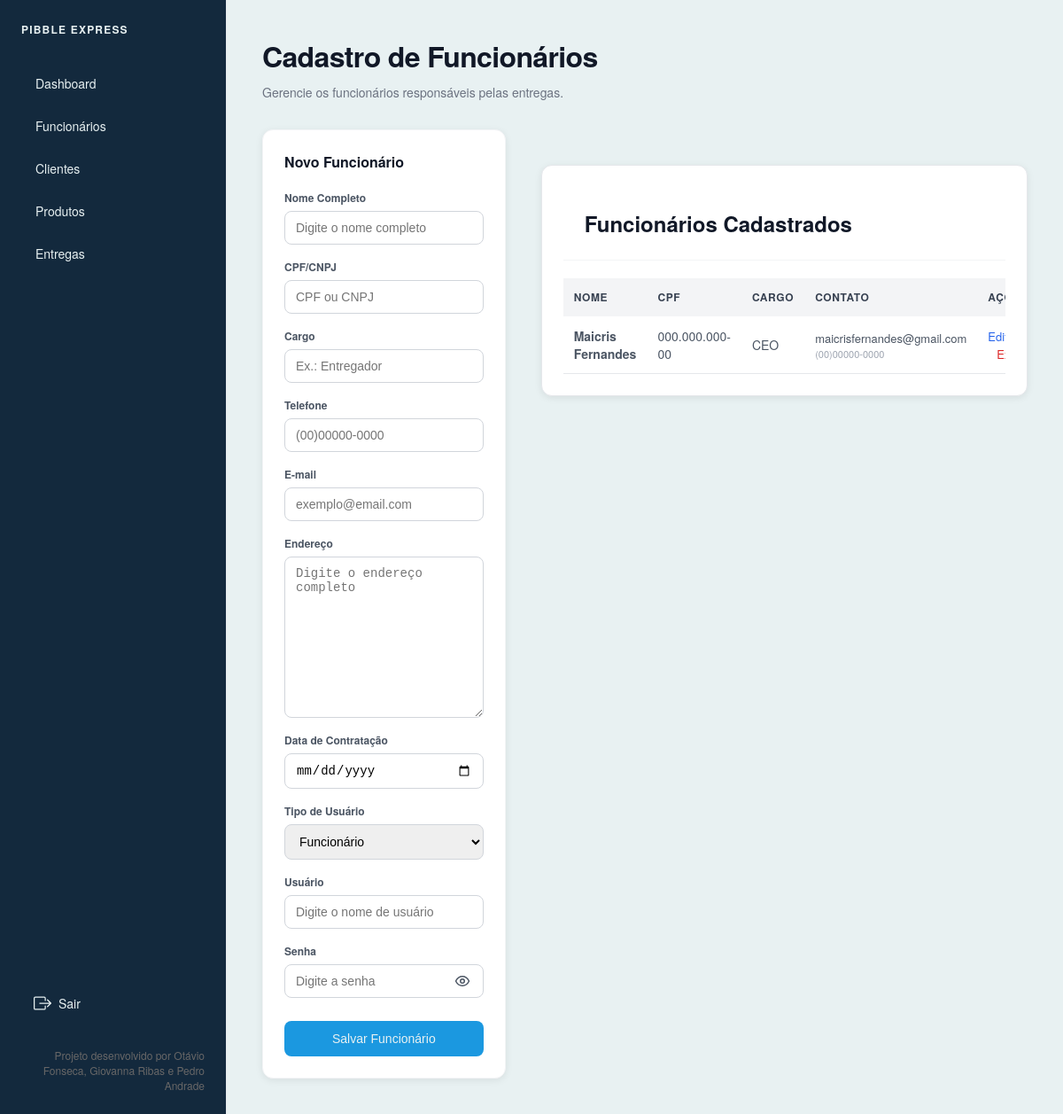
The page /funcionarios/ (signed in) on the database its author committed.
### funcionarios/models.py (models this page shows, shortened)
class Funcionario(models.Model):
    TIPOS_USUARIO = (
        ('ADM', 'Administrador'),
        ('FUNC', 'Funcionário'),
    )
    nome_completo = models.CharField(max_length=255, verbose_name="Nome Completo")
    cpf = models.CharField(max_length=14, unique=True, verbose_name="CPF/CNPJ")
    cargo = models.CharField(max_length=100, verbose_name="Cargo")
    telefone = models.CharField(max_length=20, verbose_name="Telefone")
    email = models.EmailField(unique=True, verbose_name="E-mail")
    endereco = models.TextField(verbose_name="Endereço")
    data_contratacao = models.DateField(verbose_name="Data de Contratação")
    usuario = models.OneToOneField(
        User,
        on_delete=models.CASCADE,
        related_name='funcionario'
    )
    tipo_usuario = models.CharField(
        max_length=10,
        choices=TIPOS_USUARIO,
        default='FUNC',
        verbose_name='Tipo de Usuário'
    )

### core/views.py (the view)
# urls.py: path("funcionarios/", views.funcionarios, name="funcionarios"),
@login_required
def funcionarios(request):
    form = FuncionarioForm(dados_formulario(request))
    if request.method == "POST" and form.is_valid() and salvar_formulario_com_feedback(form):
        return redirect("funcionarios")
    context = {
        "form": form,
        "funcionarios": Funcionario.objects.all().order_by("nome_completo"),
    }
    return render(request, "funcionarios.html", context)

### core/views.py (called while the page is built)
def dados_formulario(request):
    return request.POST if request.method == "POST" else None

### templates/funcionarios.html (shortened to what this page needs)
{% extends 'base.html' %}
{% block content %}
<header>
    <h1 class="header-title">Cadastro de Funcionários</h1>
    <p class="header-subtitle">
        Gerencie os funcionários responsáveis pelas entregas.
    </p>
</header>
<div class="mudar-layout-grid">
    <div class="card">
        <h2 class="form-title">
            {% if editando %}Editar Funcionário{% else %}Novo Funcionário{% endif %}
        </h2>
        <form method="POST" class="form-container">
            {% for field in form %}
            <div class="form-group">
                <label class="form-label">{{ field.label }}</label>
                {% if field.name == "password" %}
                <div class="password-field">
                    {{ field }}
                    <button
                        type="button"
                        class="password-toggle"
                        aria-label="Mostrar senha"
                        title="Mostrar senha"
                        data-password-toggle
                    >
                        <svg viewBox="0 0 24 24" aria-hidden="true">
                            <path d="M2 12s3.5-7 10-7 10 7 10 7-3.5 7-10 7S2 12 2 12Z"></path>
                            <circle cx="12" cy="12" r="3"></circle>
                        </svg>
                    </button>
                </div>
                {% else %}
                    {{ field }}
                {% endif %}
            </div>
            {% endfor %}
            <button type="submit" class="btn-submit">
                {% if editando %}Atualizar Funcionário{% else %}Salvar Funcionário{% endif %}
            </button>
        </form>
    </div>
    <section class="report-section">
        <div class="report-header">
            <h2>Funcionários Cadastrados</h2>
        </div>
        <div class="table-container">
            <table class="data-table">
                <thead>
                    <tr>
                        <th>Nome</th>
                        <th>CPF</th>
                        <th>Cargo</th>
                        <th>Contato</th>
                        <th>Ações</th>
                    </tr>
                </thead>
                <tbody>
                    {% for funcionario in funcionarios %}
                    <tr>
                        <td class="client-name">{{ funcionario.nome_completo }}</td>
                        <td>{{ funcionario.cpf }}</td>
                        <td>{{ funcionario.cargo }}</td>
                        <td>
                            <div class="contact-email">{{ funcionario.email }}</div>
                            <div class="contact-phone">{{ funcionario.telefone }}</div>
                        </td>
                        <td>
                            <a href="{% url 'editar_funcionario' funcionario.pk %}" class="edit-link">Editar</a>
                            <a
                                href="{% url 'deletar_funcionario' funcionario.pk %}"
                                class="delete-link"
                                onclick="return confirm('Deseja excluir este funcionário?')"
                            >
                                Excluir
                            </a>
                        </td>
                    </tr>
                    {% empty %}
                    <tr>
                        <td colspan="5" class="empty-message">
                            Nenhum funcionário cadastrado.
                        </td>
                    </tr>
                    {% endfor %}
                </tbody>
            </table>
        </div>
    </section>
</div>
{% endblock %}

### static/css/style.css (style rules this page uses)
* { margin: 0; padding: 0; box-sizing: border-box; }
body { font-family: 'Helvetica Neue', Helvetica, Arial, sans-serif; background-color: #E8F1F2; color: #111827; display: flex; height: 100vh; height: 100vh; overflow: hidden; }
.header-title { font-size: 24px; font-weight: 600; letter-spacing: -0.02em; margin-bottom: 4px; }
.header-subtitle { font-size: 14px; color: #6b7280; margin-bottom: 32px; }
.card { background-color: #ffffff; padding: 24px; border-radius: 12px; border: 1px solid #f3f4f6; }
.report-section { background-color: #ffffff; border-radius: 12px; border: 1px solid #e5e7eb; overflow: hidden; }
.report-header { padding: 24px; border-bottom: 1px solid #f3f4f6; display: flex; justify-content: space-between; align-items: center; }
.table-container { overflow-x: auto; }
.data-table { width: 100%; border-collapse: collapse; text-align: left; font-size: 14px; }
.data-table th { background-color: #f9fafb; padding: 16px 24px; font-size: 12px; font-weight: 600; text-transform: uppercase; letter-spacing: 0.05em; color: #9ca3af; border-bottom: 1px solid #f3f4f6; }
.data-table td { padding: 16px 24px; color: #4b5563; border-bottom: 1px solid #f3f4f6; }
.header-title { font-size: 32px; font-weight: bold; color: #111827; }
.header-subtitle { margin-top: 8px; color: #6b7280; }
.card { background: #ffffff; padding: 24px; border-radius: 12px; box-shadow: 0 2px 8px rgba(0, 0, 0, 0.08); }
.report-section { margin-top: 40px; background: #ffffff; padding: 24px; border-radius: 12px; box-shadow: 0 2px 8px rgba(0, 0, 0, 0.08); }
.report-header { display: flex; justify-content: space-between; align-items: center; margin-bottom: 20px; }
.data-table { width: 100%; border-collapse: collapse; }
.data-table th { background-color: #f3f4f6; text-align: left; padding: 12px; color: #374151; }
.data-table td { padding: 12px; border-bottom: 1px solid #e5e7eb; }
.mudar-layout-grid { display: grid; grid-template-columns: 1fr 2fr; gap: 40px; align-items: start; }
.form-title { font-size: 16px; font-weight: 600; margin-bottom: 20px; }
.form-container { display: flex; flex-direction: column; gap: 16px; }
.form-group { display: flex; flex-direction: column; gap: 6px; }
.form-label { font-size: 12px; font-weight: 600; color: #4b5563; }
.form-group input, .form-group select, .form-group textarea { width: 100%; padding: 10px 12px; border: 1px solid #d1d5db; border-radius: 8px; font-size: 14px; }
.password-field { position: relative; display: flex; align-items: center; }
.password-field input { padding-right: 44px; }
.password-toggle { position: absolute; right: 8px; width: 32px; height: 32px; border: none; border-radius: 6px; background: transparent; color: #4b5563; cursor: pointer; display: inline-flex; align-items: center; justify-content: center; transition: background-color 0.2s, color 0.2s; }
.password-toggle svg { width: 18px; height: 18px; fill: none; stroke: currentColor; stroke-width: 2; stroke-linecap: round; stroke-linejoin: round; }
.btn-submit { width: 100%; padding: 12px; margin-top: 10px; border: none; border-radius: 8px; background-color: #1B98E0; color: #E8F1F2; font-size: 14px; cursor: pointer; transition: 0.3s; }
.client-name { font-weight: 600; color: #111827; }
.contact-email { font-size: 13px; }
.contact-phone { font-size: 11px; color: #9ca3af; }
.delete-link { color: #dc2626; text-decoration: none; font-size: 13px; font-weight: 500; margin-left: 10px; }
.edit-link { color: #2563eb; text-decoration: none; font-size: 13px; font-weight: 500; }

### rows shown on the page
Funcionario: nome_completo "Maicris Fernandes", cpf "000.000.000-00", cargo "CEO", email "maicrisfernandes@gmail.com", telefone "(00)00000-0000"

### other values the page prints
{{ field.label }} "Nome Completo" "CPF/CNPJ" "Cargo" "Telefone" "E-mail" "Endereço" "Data de Contratação" "Tipo de Usuário" "Usuário" "Senha"
